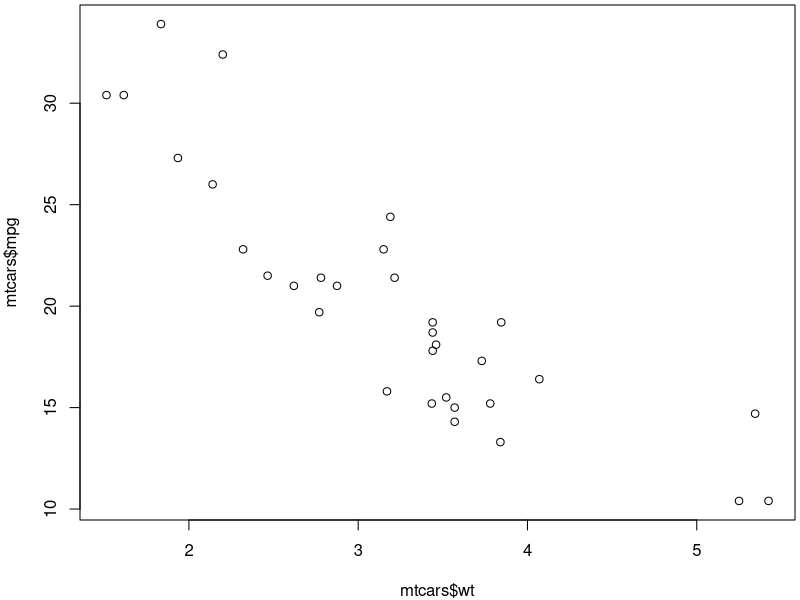
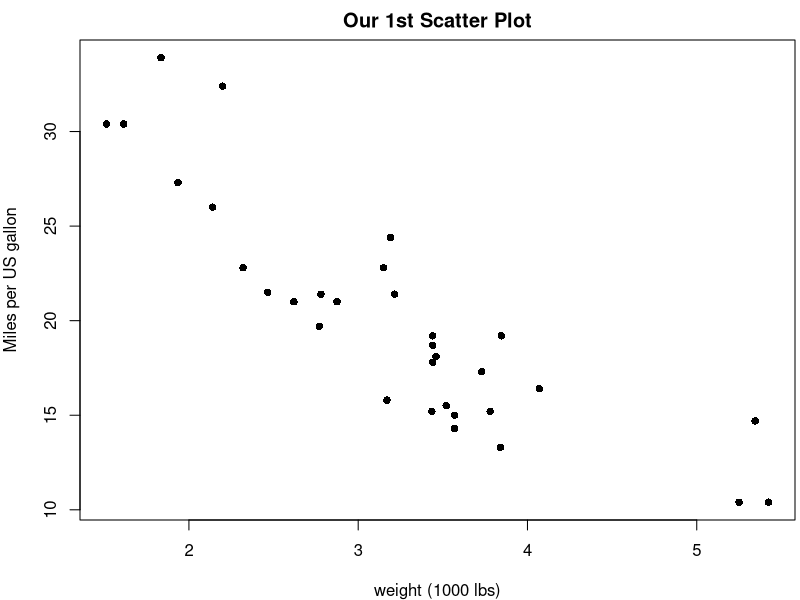

These charts were generated, in order, by the following R code:
par(mar=c(4,4,0.25,0.25))
plot(mtcars$wt,mtcars$mpg)

par(mar=c(4,4,2,0.25))
plot(mtcars$wt,mtcars$mpg,pch=16,xlab='weight (1000 lbs)',ylab='Miles per US gallon',main='Our 1st Scatter Plot')
